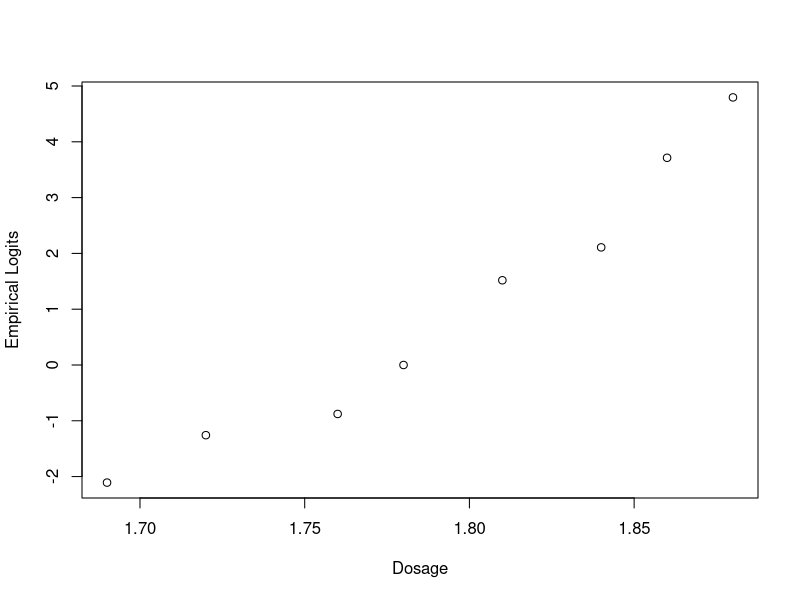
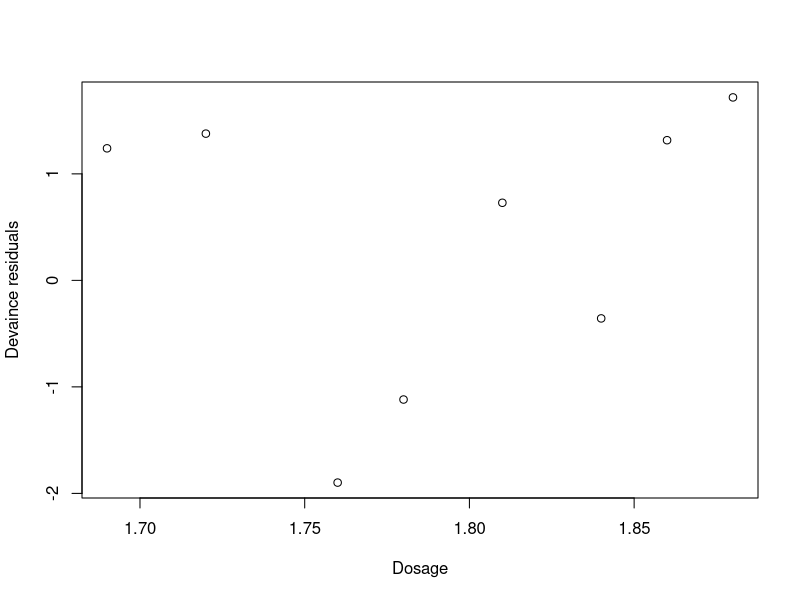

Recreate these plots in R, in order.
# Assignment 2 R Code Question 1 
# a
x = c(1.69,1.72,1.76,1.78,1.81,1.84,1.86,1.88)
n = c(59,60,62,56,63,59,62,60)
y = c(6,13,18,28,52,53,61,60)


plot(x, log((y+0.5)/(n-y+0.5)), xlab = "Dosage", ylab = "Empirical Logits")


# b
fit.1 = glm(y/n ~ x, family = binomial, weight = n)
summary(fit.1)

# f
summary(fit.1)$cov.scaled

# g
c.val.95 = qchisq(0.95,6)
c.val.95
# Residual deviance 
deviance(fit.1)
# Pearson deviance 
sum(resid(fit.1, type = "pearson")^2)

# h
fit.1.d.res = residuals(fit.1, type = "deviance")
plot(x, fit.1.d.res, xlab = "Dosage", ylab = "Devaince residuals")

# i
fit.2 = glm(y/n ~ x + I(x^2), family = binomial, weight = n)
anova(fit.2, test = "Chi")

